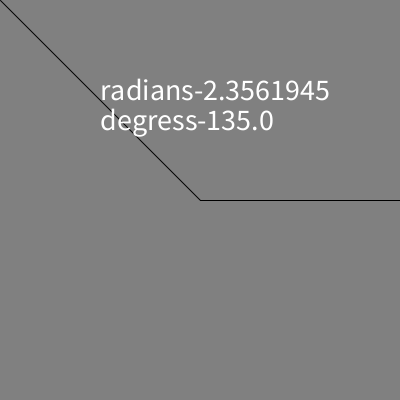
Frame 1 (no input)
Frame 60 (the mouse pressed at the canvas centre just before this capture): identical to frame 1, image omitted
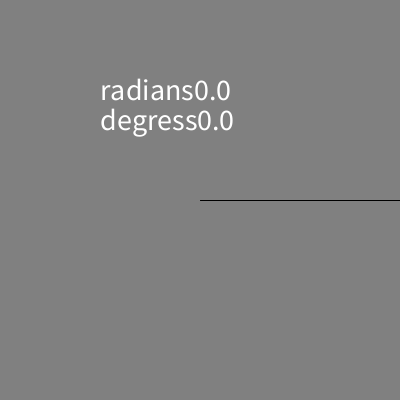
Frame 120 (the mouse held since frame 60 and released just before this capture)

The Processing sketch that drew these frames (run headless with seeded random() and noise(); from frame 60 on, the mouse is pressed at the canvas centre):

// Processing sketch: week05_3
// ── week05_3.pde
//week05-3
void setup(){
  size(400,400);
}
void draw(){
  background(128);
  line(200,200,400,200);
  line(200,200, mouseX, mouseY);
  float dx = mouseX-200, dy = mouseY-200;
  float a = atan2(dy, dx); //找到arc弧的 radians
  arc(200,200,200,200,0,a, PIE); //把算出的 arc radians 拿來用
  textSize(30);
  text("radians" + a, 100,100); //dadians 弧度
  text("degress" + degrees(a), 100, 130); //degrees 度
}
